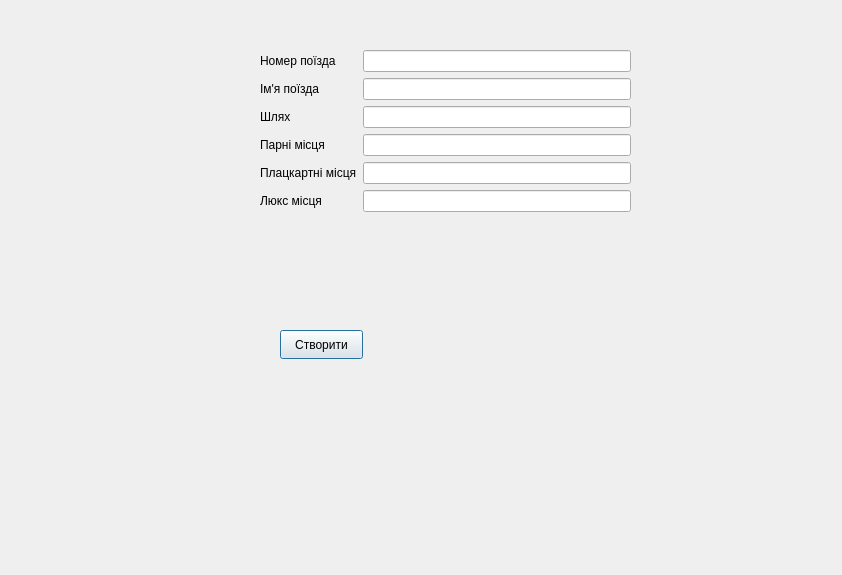
<?xml version="1.0" encoding="UTF-8"?>
<ui version="4.0">
 <class>Dialog</class>
 <widget class="QDialog" name="Dialog">
  <property name="geometry">
   <rect>
    <x>0</x>
    <y>0</y>
    <width>842</width>
    <height>575</height>
   </rect>
  </property>
  <property name="windowTitle">
   <string>Dialog</string>
  </property>
  <widget class="QWidget" name="formLayoutWidget">
   <property name="geometry">
    <rect>
     <x>260</x>
     <y>50</y>
     <width>371</width>
     <height>201</height>
    </rect>
   </property>
   <layout class="QFormLayout" name="formLayout">
    <item row="0" column="0">
     <widget class="QLabel" name="label">
      <property name="text">
       <string>Номер поїзда</string>
      </property>
     </widget>
    </item>
    <item row="1" column="0">
     <widget class="QLabel" name="label_2">
      <property name="text">
       <string>Ім'я поїзда</string>
      </property>
     </widget>
    </item>
    <item row="2" column="0">
     <widget class="QLabel" name="label_3">
      <property name="text">
       <string>Шлях</string>
      </property>
     </widget>
    </item>
    <item row="3" column="0">
     <widget class="QLabel" name="label_4">
      <property name="text">
       <string>Парні місця</string>
      </property>
     </widget>
    </item>
    <item row="4" column="0">
     <widget class="QLabel" name="reservedSeatsEdit">
      <property name="text">
       <string>Плацкартні місця</string>
      </property>
     </widget>
    </item>
    <item row="0" column="1">
     <widget class="QLineEdit" name="trainNumberEdit"/>
    </item>
    <item row="1" column="1">
     <widget class="QLineEdit" name="nameEdit"/>
    </item>
    <item row="2" column="1">
     <widget class="QLineEdit" name="routeEdit"/>
    </item>
    <item row="3" column="1">
     <widget class="QLineEdit" name="coupeSeatsEdit"/>
    </item>
    <item row="4" column="1">
     <widget class="QLineEdit" name="lineEdit_6"/>
    </item>
    <item row="5" column="1">
     <widget class="QLineEdit" name="luxurySeatsEdit"/>
    </item>
    <item row="5" column="0">
     <widget class="QLabel" name="label_6">
      <property name="text">
       <string>Люкс місця</string>
      </property>
     </widget>
    </item>
   </layout>
  </widget>
  <widget class="QPushButton" name="createPassengerTrainButton">
   <property name="geometry">
    <rect>
     <x>280</x>
     <y>330</y>
     <width>83</width>
     <height>29</height>
    </rect>
   </property>
   <property name="text">
    <string>Створити</string>
   </property>
  </widget>
 </widget>
 <resources/>
 <connections/>
</ui>
